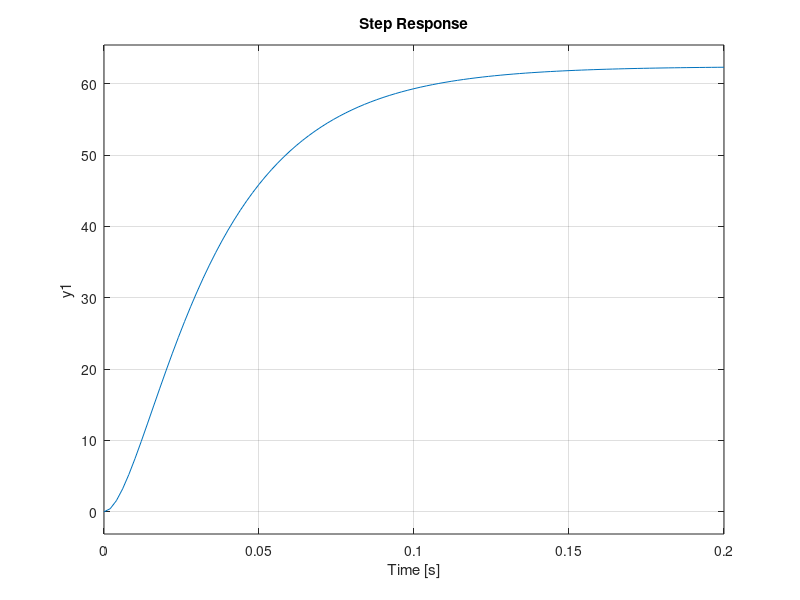

Reproduce this figure in MATLAB.
%Передаточная функция двигателя постоянного тока
%Файл tf_dpt
clc;
clear;
close all;

%СЛ-121 Вариант 9
Pn = 77; %Номинальная мощность, Вт
wn = 315; % Номинальная скорость вращения, рад/с
Un = 110; % Номинальное напряжение, В
In = 1.07; % Номинальный ток якоря, А
Mn = 0.245; % Номинальный момент, Н*м
Jd = 10^-4 * 1.67; % Момент инерции двигателя, кг*м^2
R = 8.5; % Сопротивление якоря, Ом
L = 10^-3 * 58; % Индуктивность якоря, Гн

% % Example
% Pn =24; %Номинальная мощность, Вт
% wn=377; % Номинальная скорость вращения, рад/с
% Un=110; % Номинальное напряжение, В
% In=0.41; % Номинальный ток якоря, А
% Mn=0.064; % Номинальный момент, Н*м
% Jd=10^-4*0.196; % Момент инерции двигателя, кг*м^2
% R=51; % Сопротивление якоря, Ом
% L=10^-3*140; % Индуктивность якоря, Гн


Jn=2*Jd; % Приведенный момент инерции на валу двигателя
km=Mn/In % Коэффициент между током и моментом
ke=(Un-R*In)/wn; % Коэффициент противо-ЭДС
Te=L/R; % Постоянная времени якорной цепи
k1=1/R;
k2=km/Jn; % k1, k2 вспомогательные коэффициенты
ku=20; % Коэффициент усиления усилителя
numdv=ku*1/ke; % Числитель ПФ
dendv=[Te/(k1*k2*ke) 1/(k1*k2*ke) 1]; % Знаменатель ПФ
Wdpt=tf(numdv,dendv)% Передаточная функция ДПТ по скорости
step(Wdpt); %График переходного процесса ДПТ по скорости

% s1 = 1/ (2*Te) + 1/ (2*Te)*sqrt(1-4*Te*k1*k2*ke)
% s2 = 1/ (2*Te) - 1/ (2*Te)*sqrt(1-4*Te*k1*k2*ke)
% 
% T1 = -1/s1
% T2 = -1/s2
F=tf()

